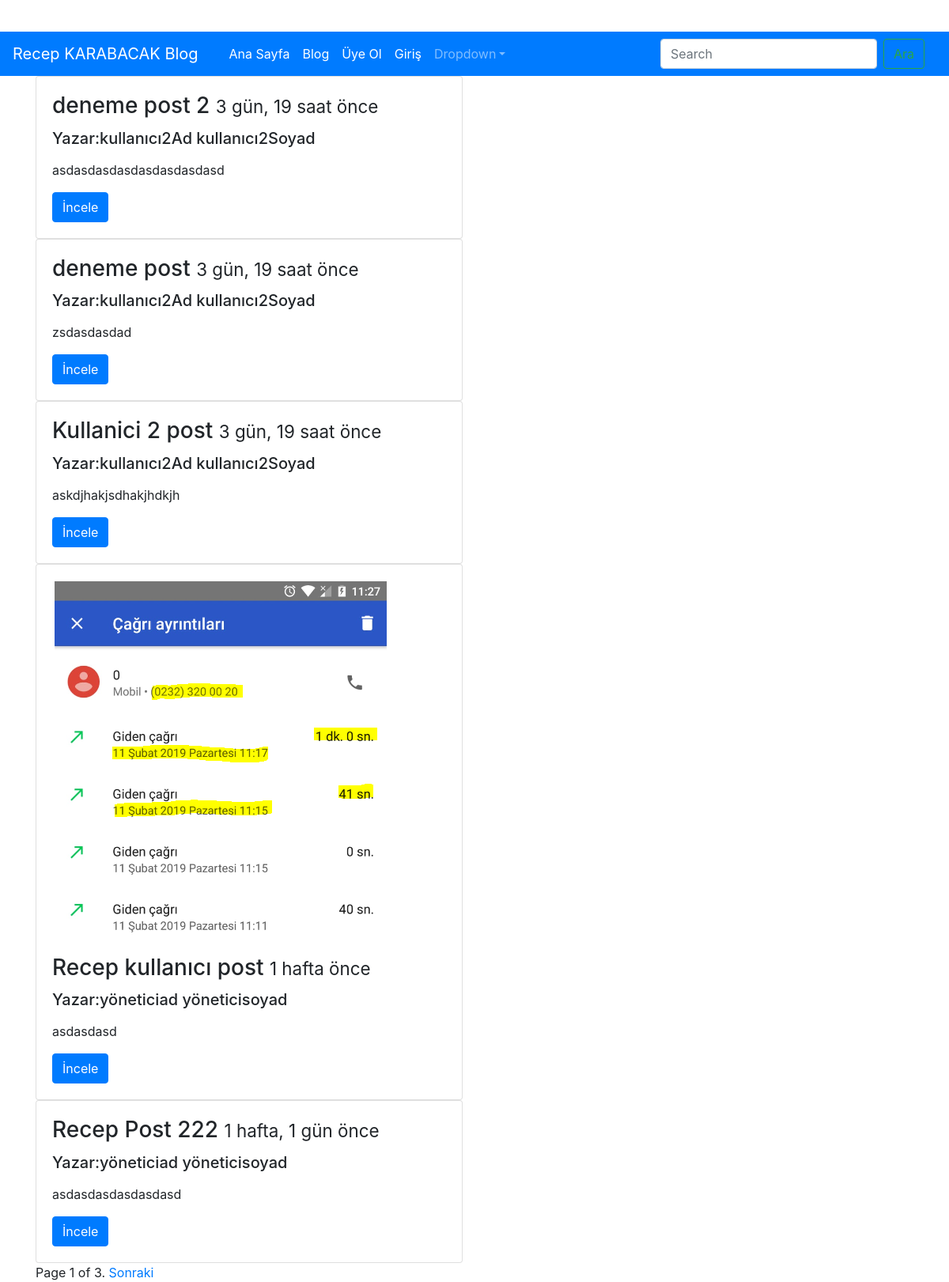
The page /post/index/ on the database its author committed.
### post/models.py (models this page shows, shortened)
class Post(models.Model):
    user = models.ForeignKey('auth.User', verbose_name='Yazar', related_name='posts', on_delete=models.CASCADE)
    title = models.CharField(max_length=120, verbose_name='Başlık')
    content = RichTextField(verbose_name='İçerik')
    puplishing_date = models.DateTimeField(verbose_name='Yayınlanma Tarihi',auto_now_add=True)
    image = models.ImageField(null=True, blank=True)
    slug = models.SlugField(unique=True, editable=False, max_length=130)
    def get_absolute_url(self):
        return reverse('post:detail', kwargs={'slug':self.slug})
    class Meta:
        ordering = ['-puplishing_date', 'id']

### post/views.py (the view)
def post_index(request):
    post_list = Post.objects.all()
    query = request.GET.get('q')
    if query:
        post_list = post_list.filter(
            Q(title__icontains=query) |
            Q(content__icontains=query) |
            Q(user__first_name__icontains=query) |
            Q(user__last_name__icontains=query)).distinct()
    paginator = Paginator(post_list, 5)  # Show 25 contacts per page
    page = request.GET.get('sayfa')
    try:
        posts = paginator.page(page)
    except PageNotAnInteger:
        posts = paginator.page(1)
    except EmptyPage:
        posts = paginator.page(paginator.num_pages)
    return render(request, 'post/index.html', {'posts':posts})

### templates/post/index.html (shortened to what this page needs)
{% extends 'base.html' %}
{% block body %}
    <div class="container">
    {% for post in posts %}
        <div class="row">
          <div class="col-md-6 col-md-offset-3">
            <div class="card">
              <div class="card-body">
                  {% if post.image%}
                  <img src="{{ post.image.url}}" class="img-responsive">
                  {% endif%}
                <h3 class="card-title">{{ post.title }} <small>{{ post.puplishing_date|timesince }} önce</small></h3>
                <h5 class="card-title">Yazar:{{ post.user.get_full_name }}</h5>
                  <p class="card-text">{{ post.content|safe|linebreaks|truncatechars:100 }}</p>
                <a href="{{ post.get_absolute_url }}" class="btn btn-primary">İncele</a>
              </div>
            </div>
          </div>
        </div>
    {% endfor %}
         <div class="row">
          <div class="col-md-6 col-md-offset-3">
            <div class="pagination">
               <span class="step-links">
                    <span class="current">
                        Page {{ posts.number }} of {{ posts.paginator.num_pages }}.
                    </span>
                    {% if posts.has_next %}
                        <a href="?sayfa={{ posts.next_page_number }}{% if request.GET.q%}&q={{request.GET.q}}{%endif%}">Sonraki</a>
                    {% endif %}
                </span>
            </div>
          </div>
        </div>
    </div>
{% endblock %}

### templates/base.html (shortened to what this page needs)
{% load static %}
<!DOCTYPE html>
<html lang="en">
<head>
    <link rel="stylesheet" href="{% static 'css/bootstrap.min.css' %}">
    <link rel="stylesheet" href="{% static 'css/style.css' %}">
</head>
<body>
    {% include 'header.html' %}
    {% block body %}
    {% endblock %}
</body>
</html>

### templates/header.html (shortened to what this page needs)
<nav class="navbar navbar-expand-lg sticky-top navbar-dark bg-primary">
        <a class="navbar-brand" href="{% url 'home' %}">Recep KARABACAK Blog</a>
    <div class="container">
      <div class="collapse navbar-collapse" id="navbarSupportedContent">
        <ul class="navbar-nav mr-auto">
              <li class="nav-item active"> <a class="nav-link" href="{% url 'home' %}">Ana Sayfa <span class="sr-only">(current)</span></a> </li>
              <li class="nav-item active"> <a class="nav-link" href="{% url 'post:index' %}">Blog</a> </li>
              {% if not request.user.is_authenticated %}
                <li class="nav-item active"> <a class="nav-link" href="{% url 'accounts:register' %}">Üye Ol</a> </li>
                <li class="nav-item active"> <a class="nav-link" href="{% url 'accounts:login' %}">Giriş</a> </li>
              {% else %}
                 <li class="nav-item active"> <a class="nav-link" href="{% url 'accounts:logout' %}">Çıkış</a> </li>
              {% endif %}
            <li class="nav-item dropdown"> <a class="nav-link dropdown-toggle" href="#" id="navbarDropdown" role="button" data-toggle="dropdown" aria-haspopup="true" aria-expanded="false">Dropdown</a>
          </li>
        </ul>
        <form class="form-inline my-2 my-lg-0">
          <input class="form-control mr-sm-2" type="text" name="q" placeholder="Search" value="{{ request.GET.q }}"aria-label="Search">
          <button class="btn btn-outline-success my-2 my-sm-0" type="submit">Ara</button>
        </form>
      </div>
   </div>
</nav>

### static/css/style.css (style rules this page uses)
body { padding-top: 40px; }

### rows shown on the page
Post: title "deneme post 2", puplishing_date "3 gün, 19 saat", user.get_full_name "kullanıcı2Ad kullanıcı2Soyad", content "asdasdasdasdasdasdasdasd"
Post: title "deneme post", puplishing_date "3 gün, 19 saat", user.get_full_name "kullanıcı2Ad kullanıcı2Soyad", content "zsdasdasdad"
Post: title "Kullanici 2 post", puplishing_date "3 gün, 19 saat", user.get_full_name "kullanıcı2Ad kullanıcı2Soyad", content "askdjhakjsdhakjhdkjh"
Post: image (picture), title "Recep kullanıcı post", puplishing_date "1 hafta", user.get_full_name "yöneticiad yöneticisoyad", content "asdasdasd"
Post: title "Recep Post 222", puplishing_date "1 hafta, 1 gün", user.get_full_name "yöneticiad yöneticisoyad", content "asdasdasdasdasdasd"

### other values the page prints
{{ posts.number }} "1"
{{ posts.paginator.num_pages }} "3"
